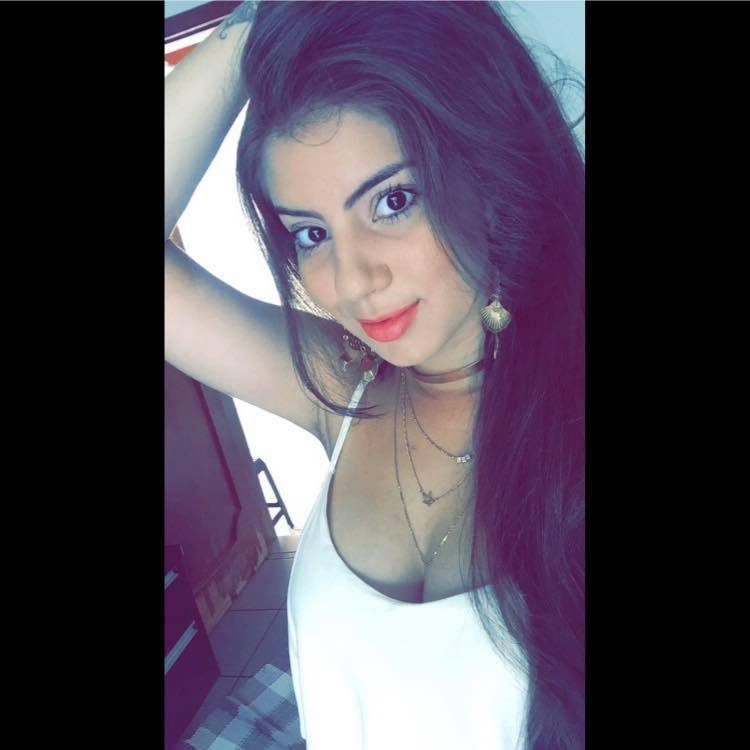
#> input picture im1.jpg, 750 x 750 px
$ python projetoImagem.py im1.jpg
#> lines starting #> are read from the running program, lines starting #| are printed output that depends on the picture
import numpy as np
import cv2
import sys

face_cascade = cv2.CascadeClassifier('haarcascade_frontalface_default.xml')
eye_cascade = cv2.CascadeClassifier('haarcascade_eye.xml')

#Ubicacao da imagen
img = cv2.imread(sys.argv[1])
#> img is the input picture: shape (750, 750, 3); mean B, G, R 83.4, 71.5, 78.1
gray = cv2.cvtColor(img, cv2.COLOR_BGR2GRAY)
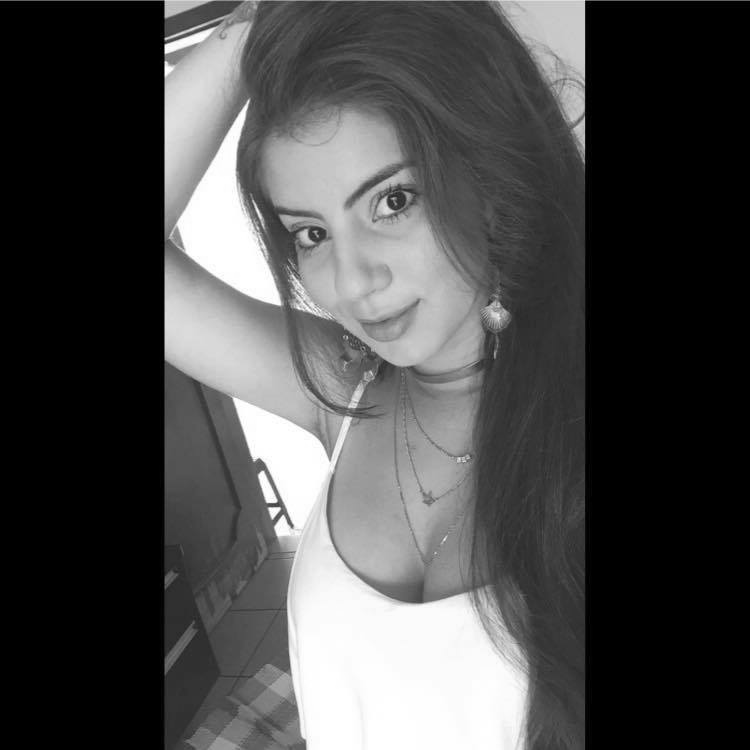
#> gray: shape (750, 750); min 0, max 255, mean 74.8

faces = face_cascade.detectMultiScale(gray,1.3,3)
#> faces = ()
#print(faces)

for (x,y,w,h) in faces:
    img2 = cv2.rectangle(img,(x,y),(x+w,y+h),(255,0,0),5)
    roi_gray = gray[y:y+h, x:x+w]
    roi_color = img[y:y+h, x:x+w]
    eyes = eye_cascade.detectMultiScale(roi_gray)
#print(eyes)
    for (ex,ey,ew,eh) in eyes:
        cv2.rectangle(roi_color,(ex,ey),(ex+ew,ey+eh),(0,255,0),5)
#> this loop made 0 passes

cv2.imwrite('img.jpg',img)
